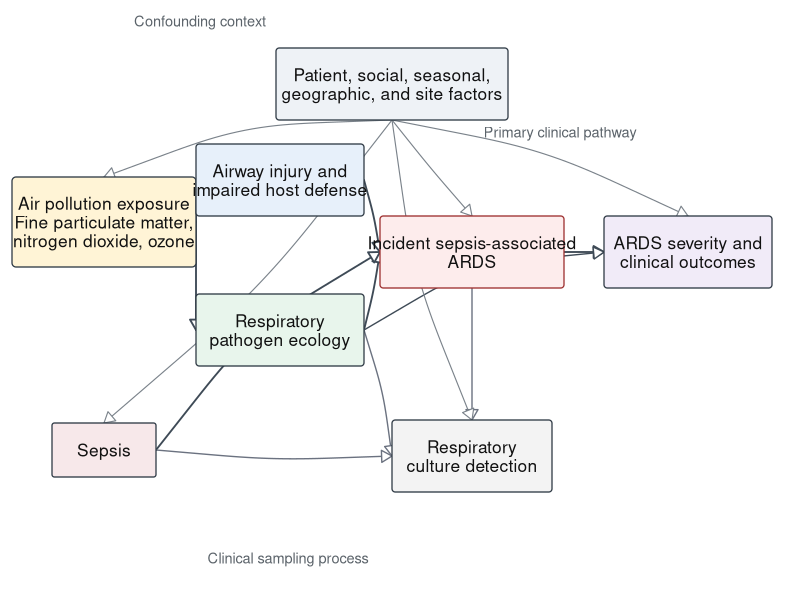
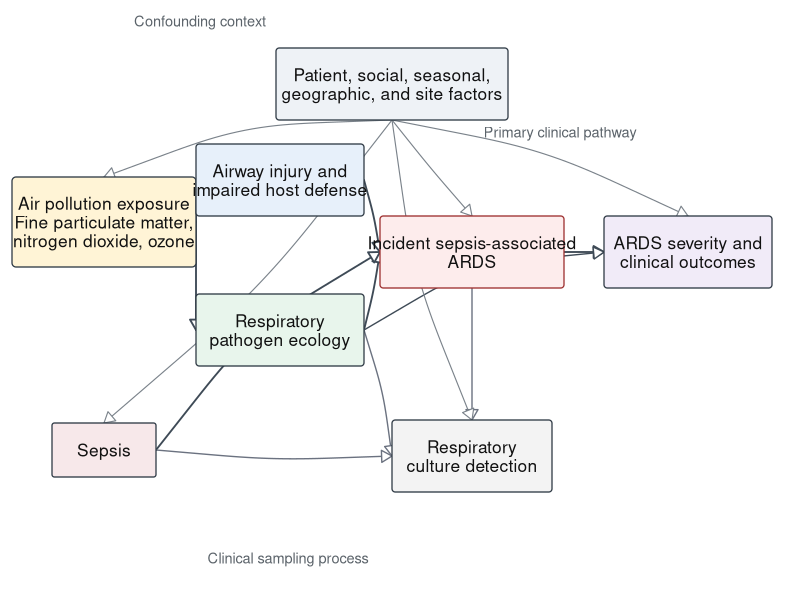
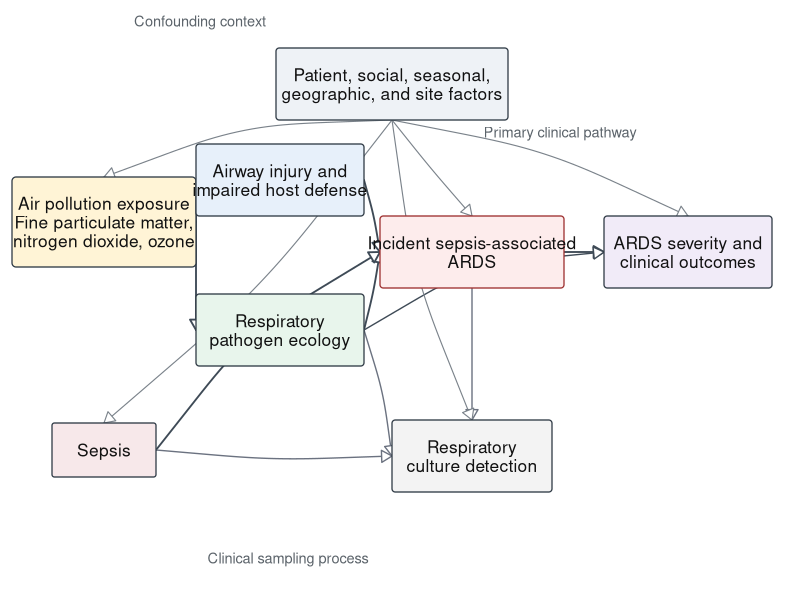

Reproduce these figures in R, in order.
#!/usr/bin/env Rscript

# High-resolution DAG for the Parker B. Francis sepsis-ARDS pollution project.

suppressPackageStartupMessages({
  library(grid)
  library(grDevices)
})

out_dir <- file.path("output", "figures", "pbf_study_dag")
dir.create(out_dir, recursive = TRUE, showWarnings = FALSE)

nodes <- data.frame(
  id = c("conf", "pollution", "host", "microbe", "sepsis", "ards", "outcomes", "culture"),
  label = c(
    "Patient, social, seasonal,\ngeographic, and site factors",
    "Air pollution exposure\nFine particulate matter,\nnitrogen dioxide, ozone",
    "Airway injury and\nimpaired host defense",
    "Respiratory\npathogen ecology",
    "Sepsis",
    "Incident sepsis-associated\nARDS",
    "ARDS severity and\nclinical outcomes",
    "Respiratory\nculture detection"
  ),
  x = c(0.49, 0.13, 0.35, 0.35, 0.13, 0.59, 0.86, 0.59),
  y = c(0.86, 0.63, 0.70, 0.45, 0.25, 0.58, 0.58, 0.24),
  w = c(0.29, 0.23, 0.21, 0.21, 0.13, 0.23, 0.21, 0.20),
  h = c(0.12, 0.15, 0.12, 0.12, 0.09, 0.12, 0.12, 0.12),
  fill = c("#EEF2F6", "#FFF4D6", "#E7F0FA", "#E8F5EC", "#F7E8EA", "#FDECEC", "#F1EBF8", "#F3F3F3"),
  stroke = c("#2F3A45", "#2F3A45", "#2F3A45", "#2F3A45", "#2F3A45", "#9D2F2F", "#2F3A45", "#2F3A45"),
  stringsAsFactors = FALSE
)

get_node <- function(id) nodes[nodes$id == id, ][1, ]

point_on <- function(node, side) {
  if (side == "right") return(c(node$x + node$w / 2, node$y))
  if (side == "left") return(c(node$x - node$w / 2, node$y))
  if (side == "top") return(c(node$x, node$y + node$h / 2))
  if (side == "bottom") return(c(node$x, node$y - node$h / 2))
  stop("Unknown side: ", side)
}

draw_arrow <- function(from, to, from_side = "right", to_side = "left",
                       curvature = 0, col = "#3E4A56", lwd = 1.6) {
  a <- point_on(get_node(from), from_side)
  b <- point_on(get_node(to), to_side)
  grid.curve(
    x1 = unit(a[1], "npc"),
    y1 = unit(a[2], "npc"),
    x2 = unit(b[1], "npc"),
    y2 = unit(b[2], "npc"),
    curvature = curvature,
    angle = 90,
    square = FALSE,
    inflect = FALSE,
    arrow = arrow(type = "closed", length = unit(0.12, "inches")),
    gp = gpar(col = col, lwd = lwd, lineend = "round")
  )
}

draw_node <- function(node) {
  grid.roundrect(
    x = unit(node$x, "npc"),
    y = unit(node$y, "npc"),
    width = unit(node$w, "npc"),
    height = unit(node$h, "npc"),
    r = unit(0.045, "snpc"),
    gp = gpar(fill = node$fill, col = node$stroke, lwd = 1.25)
  )
  grid.text(
    node$label,
    x = unit(node$x, "npc"),
    y = unit(node$y, "npc"),
    gp = gpar(col = "#111111", fontsize = 12.5, fontfamily = "Helvetica", lineheight = 0.9)
  )
}

draw_dag <- function() {
  grid.newpage()
  grid.rect(gp = gpar(fill = "white", col = NA))

  grid.text(
    "Confounding context",
    x = unit(0.25, "npc"),
    y = unit(0.965, "npc"),
    gp = gpar(col = "#5B636A", fontsize = 10.5, fontfamily = "Helvetica")
  )
  grid.text(
    "Primary clinical pathway",
    x = unit(0.70, "npc"),
    y = unit(0.78, "npc"),
    gp = gpar(col = "#5B636A", fontsize = 10.5, fontfamily = "Helvetica")
  )
  grid.text(
    "Clinical sampling process",
    x = unit(0.36, "npc"),
    y = unit(0.07, "npc"),
    gp = gpar(col = "#5B636A", fontsize = 10.5, fontfamily = "Helvetica")
  )

  # Primary biologic pathway
  draw_arrow("pollution", "host", lwd = 1.8)
  draw_arrow("pollution", "microbe", lwd = 1.8)
  draw_arrow("host", "ards", curvature = -0.05, lwd = 1.8)
  draw_arrow("microbe", "ards", curvature = 0.04, lwd = 1.8)
  draw_arrow("sepsis", "ards", curvature = -0.18, lwd = 1.8)
  draw_arrow("ards", "outcomes", lwd = 1.8)
  draw_arrow("microbe", "outcomes", curvature = -0.22, lwd = 1.35)

  # Culture observation process
  draw_arrow("microbe", "culture", curvature = -0.08, col = "#6B7280", lwd = 1.35)
  draw_arrow("sepsis", "culture", curvature = 0.06, col = "#6B7280", lwd = 1.35)
  draw_arrow("ards", "culture", from_side = "bottom", to_side = "top", col = "#6B7280", lwd = 1.35)

  # Shared confounding context
  draw_arrow("conf", "pollution", from_side = "bottom", to_side = "top", curvature = 0.16, col = "#7A828A", lwd = 1.1)
  draw_arrow("conf", "sepsis", from_side = "bottom", to_side = "top", curvature = -0.10, col = "#7A828A", lwd = 1.1)
  draw_arrow("conf", "ards", from_side = "bottom", to_side = "top", curvature = 0.02, col = "#7A828A", lwd = 1.1)
  draw_arrow("conf", "outcomes", from_side = "bottom", to_side = "top", curvature = -0.12, col = "#7A828A", lwd = 1.1)
  draw_arrow("conf", "culture", from_side = "bottom", to_side = "top", curvature = 0.12, col = "#7A828A", lwd = 1.1)

  invisible(apply(nodes, 1, function(row) draw_node(as.list(row))))
}

png_path <- file.path(out_dir, "pbf_air_pollution_sepsis_ards_dag.png")
pdf_path <- file.path(out_dir, "pbf_air_pollution_sepsis_ards_dag.pdf")
svg_path <- file.path(out_dir, "pbf_air_pollution_sepsis_ards_dag.svg")

png(png_path, width = 13.2, height = 6.3, units = "in", res = 600, bg = "white")
draw_dag()
dev.off()

pdf(pdf_path, width = 13.2, height = 6.3, bg = "white", useDingbats = FALSE)
draw_dag()
dev.off()

svg(svg_path, width = 13.2, height = 6.3, bg = "white")
draw_dag()
dev.off()

message("Wrote: ", normalizePath(png_path, winslash = "/"))
message("Wrote: ", normalizePath(pdf_path, winslash = "/"))
message("Wrote: ", normalizePath(svg_path, winslash = "/"))
